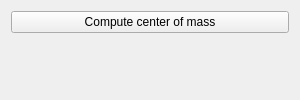
<?xml version="1.0" encoding="UTF-8"?>
<ui version="4.0">
 <class>SECenterOfMassAppGUIClass</class>
 <widget class="QWidget" name="SECenterOfMassAppGUIClass">
  <property name="geometry">
   <rect>
    <x>0</x>
    <y>0</y>
    <width>300</width>
    <height>100</height>
   </rect>
  </property>
  <property name="minimumSize">
   <size>
    <width>300</width>
    <height>100</height>
   </size>
  </property>
  <property name="windowTitle">
   <string/>
  </property>
  <layout class="QVBoxLayout" name="verticalLayout">
   <item>
    <widget class="QPushButton" name="pushButton">
     <property name="text">
      <string>Compute center of mass</string>
     </property>
    </widget>
   </item>
   <item>
    <widget class="QLabel" name="label">
     <property name="text">
      <string/>
     </property>
    </widget>
   </item>
  </layout>
 </widget>
 <resources/>
 <connections>
  <connection>
   <sender>pushButton</sender>
   <signal>clicked()</signal>
   <receiver>SECenterOfMassAppGUIClass</receiver>
   <slot>onComputeCenterOfMass()</slot>
   <hints>
    <hint type="sourcelabel">
     <x>166</x>
     <y>24</y>
    </hint>
    <hint type="destinationlabel">
     <x>149</x>
     <y>42</y>
    </hint>
   </hints>
  </connection>
 </connections>
 <slots>
  <slot>onComputeCenterOfMass()</slot>
 </slots>
</ui>
